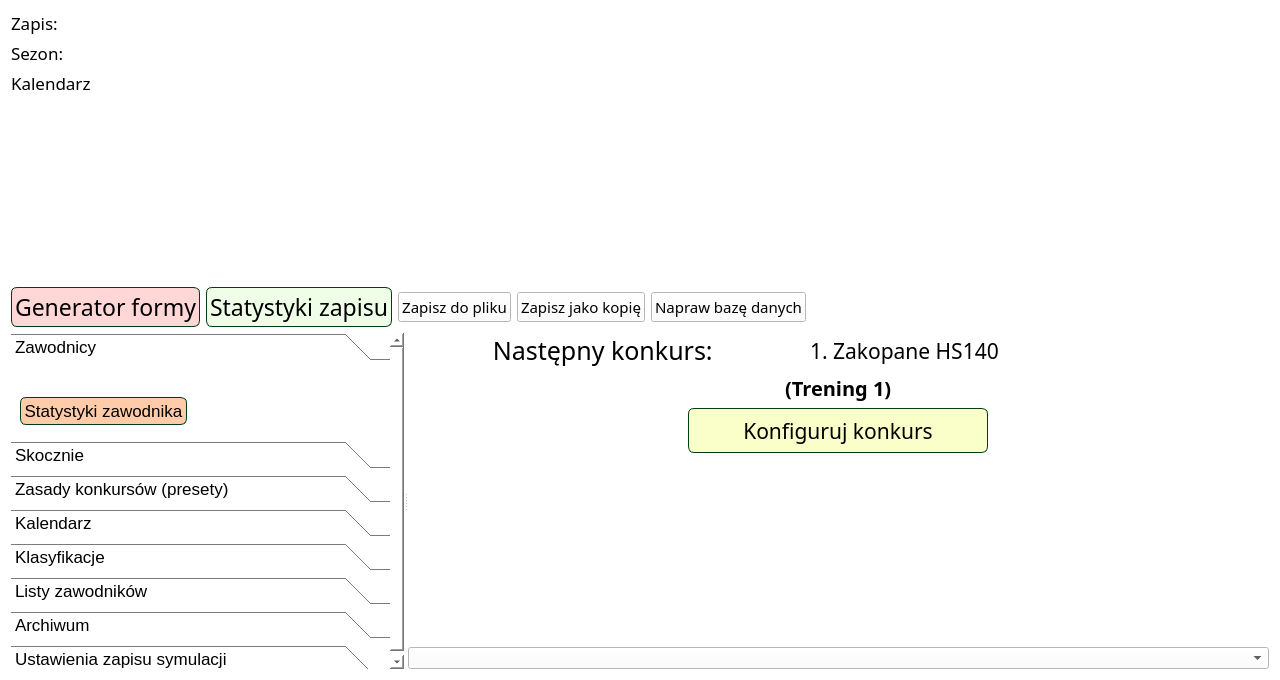
<?xml version="1.0" encoding="UTF-8"?>
<ui version="4.0">
 <class>SimulationSaveManagerWindow</class>
 <widget class="QDialog" name="SimulationSaveManagerWindow">
  <property name="geometry">
   <rect>
    <x>0</x>
    <y>0</y>
    <width>1280</width>
    <height>680</height>
   </rect>
  </property>
  <property name="windowTitle">
   <string>Zarządzanie zapisem symulacji</string>
  </property>
  <property name="styleSheet">
   <string notr="true">background-color: white; color: black;</string>
  </property>
  <layout class="QVBoxLayout" name="verticalLayout_5">
   <item>
    <layout class="QVBoxLayout" name="verticalLayout_4">
     <item>
      <layout class="QGridLayout" name="gridLayout_header">
       <item row="0" column="0" colspan="5">
        <layout class="QFormLayout" name="formLayout">
         <item row="0" column="0">
          <widget class="QLabel" name="label">
           <property name="font">
            <font>
             <family>Quicksand SemiBold</family>
             <pointsize>13</pointsize>
             <bold>false</bold>
            </font>
           </property>
           <property name="text">
            <string>Zapis:</string>
           </property>
           <property name="textFormat">
            <enum>Qt::AutoText</enum>
           </property>
          </widget>
         </item>
         <item row="1" column="0">
          <widget class="QLabel" name="label_2">
           <property name="font">
            <font>
             <family>Quicksand SemiBold</family>
             <pointsize>13</pointsize>
             <bold>false</bold>
            </font>
           </property>
           <property name="text">
            <string>Sezon:</string>
           </property>
           <property name="textFormat">
            <enum>Qt::AutoText</enum>
           </property>
          </widget>
         </item>
         <item row="0" column="1">
          <widget class="QLabel" name="label_saveName">
           <property name="font">
            <font>
             <family>Quicksand Medium</family>
             <pointsize>11</pointsize>
            </font>
           </property>
           <property name="styleSheet">
            <string notr="true">color: rgb(71, 31, 34);</string>
           </property>
           <property name="text">
            <string>&lt;save name&gt;</string>
           </property>
           <property name="textFormat">
            <enum>Qt::AutoText</enum>
           </property>
           <property name="wordWrap">
            <bool>false</bool>
           </property>
          </widget>
         </item>
         <item row="1" column="1">
          <widget class="QLabel" name="label_seasonNumber">
           <property name="font">
            <font>
             <family>Quicksand Medium</family>
             <pointsize>11</pointsize>
            </font>
           </property>
           <property name="styleSheet">
            <string notr="true">color: rgb(40, 49, 81);</string>
           </property>
           <property name="text">
            <string>&lt;season number&gt;</string>
           </property>
           <property name="textFormat">
            <enum>Qt::AutoText</enum>
           </property>
          </widget>
         </item>
         <item row="2" column="0">
          <widget class="QLabel" name="label_4">
           <property name="font">
            <font>
             <family>Quicksand SemiBold</family>
             <pointsize>13</pointsize>
            </font>
           </property>
           <property name="text">
            <string>Kalendarz</string>
           </property>
          </widget>
         </item>
         <item row="2" column="1">
          <widget class="QLabel" name="label_calendarName">
           <property name="font">
            <font>
             <family>Quicksand Medium</family>
             <pointsize>11</pointsize>
            </font>
           </property>
           <property name="styleSheet">
            <string notr="true">color: rgb(82, 69, 0);</string>
           </property>
           <property name="text">
            <string>&lt;calendar name&gt;</string>
           </property>
          </widget>
         </item>
        </layout>
       </item>
       <item row="0" column="5">
        <spacer name="horizontalSpacer_12">
         <property name="orientation">
          <enum>Qt::Horizontal</enum>
         </property>
         <property name="sizeType">
          <enum>QSizePolicy::Maximum</enum>
         </property>
         <property name="sizeHint" stdset="0">
          <size>
           <width>35</width>
           <height>20</height>
          </size>
         </property>
        </spacer>
       </item>
       <item row="1" column="0">
        <widget class="QPushButton" name="pushButton_formGenerator">
         <property name="sizePolicy">
          <sizepolicy hsizetype="Preferred" vsizetype="Preferred">
           <horstretch>0</horstretch>
           <verstretch>0</verstretch>
          </sizepolicy>
         </property>
         <property name="font">
          <font>
           <family>Quicksand</family>
           <pointsize>17</pointsize>
           <bold>false</bold>
          </font>
         </property>
         <property name="styleSheet">
          <string notr="true">QPushButton{
border: 1px solid rgb(0, 59, 23);
border-radius: 6px;
color: rgb(0, 0, 0);
background-color: rgb(255, 215, 215);
padding: 3px;
}
QPushButton:hover{
background-color: rgb(255, 228, 228);
}</string>
         </property>
         <property name="text">
          <string>Generator formy</string>
         </property>
        </widget>
       </item>
       <item row="1" column="1">
        <widget class="QPushButton" name="pushButton">
         <property name="sizePolicy">
          <sizepolicy hsizetype="Preferred" vsizetype="Preferred">
           <horstretch>0</horstretch>
           <verstretch>0</verstretch>
          </sizepolicy>
         </property>
         <property name="font">
          <font>
           <family>Quicksand</family>
           <pointsize>17</pointsize>
          </font>
         </property>
         <property name="styleSheet">
          <string notr="true">QPushButton{
border: 1px solid rgb(0, 59, 23);
border-radius: 6px;
color: rgb(0, 0, 0);
background-color: rgb(239, 255, 231);
padding: 3px;
}
QPushButton:hover{
background-color: rgb(249, 255, 241);
}</string>
         </property>
         <property name="text">
          <string>Statystyki zapisu</string>
         </property>
        </widget>
       </item>
       <item row="1" column="2">
        <widget class="QPushButton" name="pushButton_saveToFile">
         <property name="font">
          <font>
           <family>Quicksand</family>
           <pointsize>11</pointsize>
          </font>
         </property>
         <property name="text">
          <string>Zapisz do pliku</string>
         </property>
        </widget>
       </item>
       <item row="1" column="3">
        <widget class="QPushButton" name="pushButton_saveAsCopy">
         <property name="font">
          <font>
           <family>Quicksand</family>
           <pointsize>11</pointsize>
          </font>
         </property>
         <property name="text">
          <string>Zapisz jako kopię</string>
         </property>
        </widget>
       </item>
       <item row="1" column="4">
        <widget class="QPushButton" name="pushButton_repairDatabase">
         <property name="font">
          <font>
           <family>Quicksand</family>
           <pointsize>11</pointsize>
          </font>
         </property>
         <property name="text">
          <string>Napraw bazę danych</string>
         </property>
        </widget>
       </item>
       <item row="1" column="5">
        <spacer name="horizontalSpacer_11">
         <property name="orientation">
          <enum>Qt::Horizontal</enum>
         </property>
         <property name="sizeHint" stdset="0">
          <size>
           <width>40</width>
           <height>20</height>
          </size>
         </property>
        </spacer>
       </item>
      </layout>
     </item>
     <item>
      <widget class="QSplitter" name="splitter_manager">
       <property name="orientation">
        <enum>Qt::Horizontal</enum>
       </property>
       <property name="childrenCollapsible">
        <bool>false</bool>
       </property>
       <widget class="QScrollArea" name="scrollArea_workspace">
        <property name="frameShape">
         <enum>QFrame::NoFrame</enum>
        </property>
        <property name="widgetResizable">
         <bool>true</bool>
        </property>
        <widget class="QWidget" name="scrollAreaWidgetContents_workspace">
         <property name="geometry">
          <rect>
           <x>0</x>
           <y>0</y>
           <width>920</width>
           <height>560</height>
          </rect>
         </property>
         <layout class="QVBoxLayout" name="verticalLayout_workspace">
          <property name="leftMargin">
           <number>0</number>
          </property>
          <property name="topMargin">
           <number>0</number>
          </property>
          <property name="rightMargin">
           <number>0</number>
          </property>
          <property name="bottomMargin">
           <number>0</number>
          </property>
          <item>
           <widget class="QToolBox" name="toolBox">
         <property name="sizePolicy">
          <sizepolicy hsizetype="Expanding" vsizetype="Preferred">
           <horstretch>0</horstretch>
           <verstretch>0</verstretch>
          </sizepolicy>
         </property>
         <property name="font">
          <font>
           <family>Ubuntu</family>
           <pointsize>13</pointsize>
          </font>
         </property>
         <property name="currentIndex">
          <number>0</number>
         </property>
         <widget class="QWidget" name="page_jumpers">
          <property name="geometry">
           <rect>
            <x>0</x>
            <y>0</y>
            <width>845</width>
            <height>632</height>
           </rect>
          </property>
          <attribute name="label">
           <string>Zawodnicy</string>
          </attribute>
          <layout class="QVBoxLayout" name="verticalLayout_13">
           <item>
            <layout class="QVBoxLayout" name="verticalLayout_11">
             <property name="spacing">
              <number>4</number>
             </property>
             <item>
              <layout class="QHBoxLayout" name="horizontalLayout">
               <item>
                <layout class="QVBoxLayout" name="verticalLayout_jumpersList"/>
               </item>
               <item>
                <spacer name="horizontalSpacer">
                 <property name="orientation">
                  <enum>Qt::Horizontal</enum>
                 </property>
                 <property name="sizeHint" stdset="0">
                  <size>
                   <width>40</width>
                   <height>20</height>
                  </size>
                 </property>
                </spacer>
               </item>
               <item>
                <layout class="QVBoxLayout" name="verticalLayout_jumperEditor"/>
               </item>
              </layout>
             </item>
             <item>
              <widget class="QPushButton" name="pushButton_jumperStats">
               <property name="sizePolicy">
                <sizepolicy hsizetype="Maximum" vsizetype="Maximum">
                 <horstretch>0</horstretch>
                 <verstretch>0</verstretch>
                </sizepolicy>
               </property>
               <property name="font">
                <font>
                 <pointsize>13</pointsize>
                </font>
               </property>
               <property name="styleSheet">
                <string notr="true">QPushButton{
border: 1px solid rgb(0, 59, 23);
border-radius: 6px;
padding: 3px;
color: rgb(0, 0, 0);
background-color:rgb(255, 203, 169);
}
QPushButton:hover{
background-color: rgb(255, 223, 189);
}</string>
               </property>
               <property name="text">
                <string>Statystyki zawodnika</string>
               </property>
              </widget>
             </item>
            </layout>
           </item>
          </layout>
         </widget>
         <widget class="QWidget" name="page_hills">
          <property name="geometry">
           <rect>
            <x>0</x>
            <y>0</y>
            <width>845</width>
            <height>632</height>
           </rect>
          </property>
          <attribute name="label">
           <string>Skocznie</string>
          </attribute>
          <layout class="QVBoxLayout" name="verticalLayout_2">
           <item>
            <layout class="QHBoxLayout" name="horizontalLayout_3">
             <item>
              <layout class="QVBoxLayout" name="verticalLayout_hillsList"/>
             </item>
             <item>
              <spacer name="horizontalSpacer_5">
               <property name="orientation">
                <enum>Qt::Horizontal</enum>
               </property>
               <property name="sizeHint" stdset="0">
                <size>
                 <width>40</width>
                 <height>20</height>
                </size>
               </property>
              </spacer>
             </item>
             <item>
              <layout class="QVBoxLayout" name="verticalLayout_hillEditor"/>
             </item>
            </layout>
           </item>
          </layout>
         </widget>
         <widget class="QWidget" name="page_rules">
          <property name="geometry">
           <rect>
            <x>0</x>
            <y>0</y>
            <width>845</width>
            <height>632</height>
           </rect>
          </property>
          <attribute name="label">
           <string>Zasady konkursów (presety)</string>
          </attribute>
          <layout class="QVBoxLayout" name="verticalLayout_3">
           <item>
            <layout class="QHBoxLayout" name="horizontalLayout_4">
             <item>
              <layout class="QVBoxLayout" name="verticalLayout_rulesList"/>
             </item>
             <item>
              <spacer name="horizontalSpacer_6">
               <property name="orientation">
                <enum>Qt::Horizontal</enum>
               </property>
               <property name="sizeHint" stdset="0">
                <size>
                 <width>40</width>
                 <height>20</height>
                </size>
               </property>
              </spacer>
             </item>
             <item>
              <layout class="QVBoxLayout" name="verticalLayout_rulesEditor"/>
             </item>
            </layout>
           </item>
          </layout>
         </widget>
         <widget class="QWidget" name="page_calendar">
          <property name="geometry">
           <rect>
            <x>0</x>
            <y>0</y>
            <width>845</width>
            <height>632</height>
           </rect>
          </property>
          <attribute name="label">
           <string>Kalendarz</string>
          </attribute>
          <layout class="QHBoxLayout" name="horizontalLayout_9" stretch="0,0,1">
           <property name="leftMargin">
            <number>2</number>
           </property>
           <property name="topMargin">
            <number>2</number>
           </property>
           <property name="rightMargin">
            <number>2</number>
           </property>
           <property name="bottomMargin">
            <number>2</number>
           </property>
           <item>
            <layout class="QVBoxLayout" name="verticalLayout_calendarsListView">
             <item>
              <widget class="QTextEdit" name="textEdit_calendarsListShortcuts">
               <property name="sizePolicy">
                <sizepolicy hsizetype="Maximum" vsizetype="Maximum">
                 <horstretch>0</horstretch>
                 <verstretch>0</verstretch>
                </sizepolicy>
               </property>
               <property name="maximumSize">
                <size>
                 <width>16777215</width>
                 <height>78</height>
                </size>
               </property>
               <property name="font">
                <font>
                 <pointsize>11</pointsize>
                </font>
               </property>
               <property name="styleSheet">
                <string notr="true">background: transparent; border: none; color: black;</string>
               </property>
               <property name="documentTitle">
                <string/>
               </property>
               <property name="html">
                <string>&lt;!DOCTYPE HTML PUBLIC &quot;-//W3C//DTD HTML 4.0//EN&quot; &quot;http://www.w3.org/TR/REC-html40/strict.dtd&quot;&gt;
&lt;html&gt;&lt;head&gt;&lt;meta name=&quot;qrichtext&quot; content=&quot;1&quot; /&gt;&lt;meta charset=&quot;utf-8&quot; /&gt;&lt;style type=&quot;text/css&quot;&gt;
p, li { white-space: pre-wrap; }
hr { height: 1px; border-width: 0; }
li.unchecked::marker { content: &quot;\2610&quot;; }
li.checked::marker { content: &quot;\2612&quot;; }
&lt;/style&gt;&lt;/head&gt;&lt;body style=&quot; font-family:'Segoe UI'; font-size:11pt; font-weight:400; font-style:normal;&quot;&gt;
&lt;p style=&quot; margin-top:0px; margin-bottom:0px; margin-left:0px; margin-right:0px; -qt-block-indent:0; text-indent:0px;&quot;&gt;&lt;span style=&quot; font-family:'Ubuntu'; font-weight:700;&quot;&gt;Ctrl+Shift+A&lt;/span&gt;&lt;span style=&quot; font-family:'Ubuntu';&quot;&gt; --&amp;gt; Dodaj (Tylko przy edycji bazy danych)&lt;/span&gt;&lt;/p&gt;
&lt;p style=&quot; margin-top:0px; margin-bottom:0px; margin-left:0px; margin-right:0px; -qt-block-indent:0; text-indent:0px;&quot;&gt;&lt;span style=&quot; font-family:'Ubuntu'; font-weight:700;&quot;&gt;Ctrl+Shift+D&lt;/span&gt;&lt;span style=&quot; font-family:'Ubuntu';&quot;&gt; --&amp;gt; Usuwanie&lt;/span&gt;&lt;/p&gt;
&lt;p style=&quot; margin-top:0px; margin-bottom:0px; margin-left:0px; margin-right:0px; -qt-block-indent:0; text-indent:0px;&quot;&gt;&lt;span style=&quot; font-family:'Ubuntu'; font-weight:700;&quot;&gt;Ctrl+Shift+Strzałki&lt;/span&gt;&lt;span style=&quot; font-family:'Ubuntu';&quot;&gt; --&amp;gt; Przesuwaj&lt;/span&gt;&lt;/p&gt;&lt;/body&gt;&lt;/html&gt;</string>
               </property>
               <property name="textInteractionFlags">
                <set>Qt::NoTextInteraction</set>
               </property>
              </widget>
             </item>
             <item>
              <widget class="QLineEdit" name="lineEdit_calendarName">
               <property name="minimumSize">
                <size>
                 <width>120</width>
                 <height>0</height>
                </size>
               </property>
               <property name="placeholderText">
                <string>Nazwa kalendarza</string>
               </property>
              </widget>
             </item>
             <item>
              <spacer name="verticalSpacer_3">
               <property name="orientation">
                <enum>Qt::Vertical</enum>
               </property>
               <property name="sizeHint" stdset="0">
                <size>
                 <width>20</width>
                 <height>40</height>
                </size>
               </property>
              </spacer>
             </item>
            </layout>
           </item>
           <item>
            <spacer name="horizontalSpacer_13">
             <property name="orientation">
              <enum>Qt::Horizontal</enum>
             </property>
             <property name="sizeType">
              <enum>QSizePolicy::Maximum</enum>
             </property>
             <property name="sizeHint" stdset="0">
              <size>
               <width>5</width>
               <height>20</height>
              </size>
             </property>
            </spacer>
           </item>
           <item>
            <layout class="QVBoxLayout" name="verticalLayout_calendar"/>
           </item>
          </layout>
         </widget>
         <widget class="QWidget" name="page_classifications">
          <property name="geometry">
           <rect>
            <x>0</x>
            <y>0</y>
            <width>845</width>
            <height>632</height>
           </rect>
          </property>
          <attribute name="label">
           <string>Klasyfikacje</string>
          </attribute>
          <layout class="QVBoxLayout" name="verticalLayout_7">
           <item>
            <layout class="QHBoxLayout" name="horizontalLayout_5">
             <item>
              <layout class="QVBoxLayout" name="verticalLayout_classificationsList"/>
             </item>
             <item>
              <spacer name="horizontalSpacer_7">
               <property name="orientation">
                <enum>Qt::Horizontal</enum>
               </property>
               <property name="sizeHint" stdset="0">
                <size>
                 <width>40</width>
                 <height>20</height>
                </size>
               </property>
              </spacer>
             </item>
             <item>
              <layout class="QVBoxLayout" name="verticalLayout_classificationEditor"/>
             </item>
            </layout>
           </item>
          </layout>
         </widget>
         <widget class="QWidget" name="page_jumpersLists">
          <property name="geometry">
           <rect>
            <x>0</x>
            <y>0</y>
            <width>845</width>
            <height>632</height>
           </rect>
          </property>
          <attribute name="label">
           <string>Listy zawodników</string>
          </attribute>
          <layout class="QVBoxLayout" name="verticalLayout_16">
           <item>
            <layout class="QVBoxLayout" name="verticalLayout_jumpersListsListView"/>
           </item>
          </layout>
         </widget>
         <widget class="QWidget" name="page">
          <property name="geometry">
           <rect>
            <x>0</x>
            <y>0</y>
            <width>845</width>
            <height>632</height>
           </rect>
          </property>
          <attribute name="label">
           <string>Archiwum</string>
          </attribute>
          <layout class="QVBoxLayout" name="verticalLayout_9">
           <item>
            <layout class="QHBoxLayout" name="horizontalLayout_11">
             <item>
              <widget class="QComboBox" name="comboBox_archiveSeason">
               <property name="sizePolicy">
                <sizepolicy hsizetype="Maximum" vsizetype="Fixed">
                 <horstretch>0</horstretch>
                 <verstretch>0</verstretch>
                </sizepolicy>
               </property>
               <item>
                <property name="text">
                 <string>2024</string>
                </property>
               </item>
              </widget>
             </item>
             <item>
              <widget class="QComboBox" name="comboBox_archiveCalendar">
               <property name="sizePolicy">
                <sizepolicy hsizetype="Maximum" vsizetype="Fixed">
                 <horstretch>0</horstretch>
                 <verstretch>0</verstretch>
                </sizepolicy>
               </property>
               <item>
                <property name="text">
                 <string>LGP</string>
                </property>
               </item>
               <item>
                <property name="text">
                 <string>WC</string>
                </property>
               </item>
              </widget>
             </item>
             <item>
              <spacer name="horizontalSpacer_14">
               <property name="orientation">
                <enum>Qt::Horizontal</enum>
               </property>
               <property name="sizeHint" stdset="0">
                <size>
                 <width>40</width>
                 <height>20</height>
                </size>
               </property>
              </spacer>
             </item>
            </layout>
           </item>
           <item>
            <widget class="QToolBox" name="toolBox_2">
             <property name="currentIndex">
              <number>1</number>
             </property>
             <widget class="QWidget" name="page_2">
              <property name="geometry">
               <rect>
                <x>0</x>
                <y>0</y>
                <width>88</width>
                <height>88</height>
               </rect>
              </property>
              <attribute name="label">
               <string>Konkursy</string>
              </attribute>
              <layout class="QVBoxLayout" name="verticalLayout_12">
               <item>
                <widget class="QListView" name="listView_competitionsArchive"/>
               </item>
              </layout>
             </widget>
             <widget class="QWidget" name="page_3">
              <property name="geometry">
               <rect>
                <x>0</x>
                <y>0</y>
                <width>827</width>
                <height>522</height>
               </rect>
              </property>
              <attribute name="label">
               <string>Klasyfikacje</string>
              </attribute>
              <layout class="QVBoxLayout" name="verticalLayout_10">
               <item>
                <layout class="QHBoxLayout" name="horizontalLayout_classificationsArchive" stretch="1,1">
                 <item>
                  <widget class="QListView" name="listView_classificationsArchive"/>
                 </item>
                 <item>
                  <layout class="QVBoxLayout" name="verticalLayout_archiveClassificationResults"/>
                 </item>
                </layout>
               </item>
              </layout>
             </widget>
            </widget>
           </item>
          </layout>
         </widget>
         <widget class="QWidget" name="page_saveSettings">
          <property name="geometry">
           <rect>
            <x>0</x>
            <y>0</y>
            <width>845</width>
            <height>632</height>
           </rect>
          </property>
          <attribute name="label">
           <string>Ustawienia zapisu symulacji</string>
          </attribute>
          <layout class="QVBoxLayout" name="verticalLayout_15">
           <item>
            <layout class="QVBoxLayout" name="verticalLayout_14">
             <item>
              <widget class="QCheckBox" name="checkBox_showForm">
               <property name="text">
                <string>Pokaż formę zawodników</string>
               </property>
               <property name="checked">
                <bool>true</bool>
               </property>
              </widget>
             </item>
             <item>
              <widget class="QCheckBox" name="checkBox_showInstability">
               <property name="text">
                <string>Pokaż niestabilność formy zawodników</string>
               </property>
              </widget>
             </item>
             <item>
              <widget class="QCheckBox" name="checkBox_compactSaveFile">
               <property name="text">
                <string>Zmniejsz rozmiar zapisu kosztem czytelności pliku</string>
               </property>
               <property name="checked">
                <bool>false</bool>
               </property>
              </widget>
             </item>
            </layout>
           </item>
           <item>
            <spacer name="verticalSpacer_2">
             <property name="orientation">
              <enum>Qt::Vertical</enum>
             </property>
             <property name="sizeHint" stdset="0">
              <size>
               <width>20</width>
               <height>563</height>
              </size>
             </property>
            </spacer>
           </item>
          </layout>
         </widget>
           </widget>
          </item>
         </layout>
        </widget>
       </widget>
       <widget class="QWidget" name="panel_nextCompetition">
        <layout class="QVBoxLayout" name="verticalLayout_nextCompetitionPanel">
         <property name="leftMargin">
          <number>0</number>
         </property>
         <property name="topMargin">
          <number>0</number>
         </property>
         <property name="rightMargin">
          <number>0</number>
         </property>
         <property name="bottomMargin">
          <number>0</number>
         </property>
         <item>
          <layout class="QVBoxLayout" name="verticalLayout_6" stretch="0,1,0">
         <item>
          <layout class="QVBoxLayout" name="verticalLayout">
           <item>
            <layout class="QHBoxLayout" name="horizontalLayout_6">
             <item>
              <widget class="QLabel" name="label_3">
               <property name="sizePolicy">
                <sizepolicy hsizetype="Preferred" vsizetype="Preferred">
                 <horstretch>0</horstretch>
                 <verstretch>0</verstretch>
                </sizepolicy>
               </property>
               <property name="minimumSize">
                <size>
                 <width>0</width>
                 <height>31</height>
                </size>
               </property>
               <property name="maximumSize">
                <size>
                 <width>16777215</width>
                 <height>31</height>
                </size>
               </property>
               <property name="font">
                <font>
                 <family>Quicksand SemiBold</family>
                 <pointsize>19</pointsize>
                </font>
               </property>
               <property name="styleSheet">
                <string notr="true"/>
               </property>
               <property name="text">
                <string>Następny konkurs: </string>
               </property>
               <property name="alignment">
                <set>Qt::AlignCenter</set>
               </property>
              </widget>
             </item>
             <item>
              <widget class="QLabel" name="label_nextCompetitionIndexAndHill">
               <property name="sizePolicy">
                <sizepolicy hsizetype="Preferred" vsizetype="Preferred">
                 <horstretch>0</horstretch>
                 <verstretch>0</verstretch>
                </sizepolicy>
               </property>
               <property name="minimumSize">
                <size>
                 <width>0</width>
                 <height>31</height>
                </size>
               </property>
               <property name="maximumSize">
                <size>
                 <width>16777215</width>
                 <height>31</height>
                </size>
               </property>
               <property name="font">
                <font>
                 <family>Quicksand</family>
                 <pointsize>16</pointsize>
                </font>
               </property>
               <property name="text">
                <string>1. Zakopane HS140</string>
               </property>
              </widget>
             </item>
             <item>
              <spacer name="horizontalSpacer_10">
               <property name="orientation">
                <enum>Qt::Horizontal</enum>
               </property>
               <property name="sizeType">
                <enum>QSizePolicy::Maximum</enum>
               </property>
               <property name="sizeHint" stdset="0">
                <size>
                 <width>8</width>
                 <height>20</height>
                </size>
               </property>
              </spacer>
             </item>
             <item>
              <widget class="QLabel" name="label_hillFlag">
               <property name="minimumSize">
                <size>
                 <width>50</width>
                 <height>35</height>
                </size>
               </property>
               <property name="maximumSize">
                <size>
                 <width>50</width>
                 <height>35</height>
                </size>
               </property>
               <property name="font">
                <font>
                 <family>Quicksand</family>
                 <pointsize>12</pointsize>
                </font>
               </property>
               <property name="text">
                <string>&lt;Flaga&gt;</string>
               </property>
              </widget>
             </item>
            </layout>
           </item>
           <item>
            <layout class="QHBoxLayout" name="horizontalLayout_7">
             <item>
              <spacer name="horizontalSpacer_2">
               <property name="orientation">
                <enum>Qt::Horizontal</enum>
               </property>
               <property name="sizeHint" stdset="0">
                <size>
                 <width>40</width>
                 <height>20</height>
                </size>
               </property>
              </spacer>
             </item>
             <item>
              <widget class="QLabel" name="label_serieTypeAndTrainingIndex">
               <property name="font">
                <font>
                 <family>Quicksand</family>
                 <pointsize>15</pointsize>
                 <bold>true</bold>
                </font>
               </property>
               <property name="text">
                <string>(Trening 1)</string>
               </property>
              </widget>
             </item>
             <item>
              <spacer name="horizontalSpacer_3">
               <property name="orientation">
                <enum>Qt::Horizontal</enum>
               </property>
               <property name="sizeHint" stdset="0">
                <size>
                 <width>40</width>
                 <height>20</height>
                </size>
               </property>
              </spacer>
             </item>
            </layout>
           </item>
           <item>
            <layout class="QHBoxLayout" name="horizontalLayout_8">
             <item>
              <spacer name="horizontalSpacer_4">
               <property name="orientation">
                <enum>Qt::Horizontal</enum>
               </property>
               <property name="sizeType">
                <enum>QSizePolicy::Maximum</enum>
               </property>
               <property name="sizeHint" stdset="0">
                <size>
                 <width>70</width>
                 <height>20</height>
                </size>
               </property>
              </spacer>
             </item>
             <item>
              <widget class="QPushButton" name="pushButton_competitionConfig">
               <property name="sizePolicy">
                <sizepolicy hsizetype="Preferred" vsizetype="Preferred">
                 <horstretch>0</horstretch>
                 <verstretch>0</verstretch>
                </sizepolicy>
               </property>
               <property name="minimumSize">
                <size>
                 <width>300</width>
                 <height>45</height>
                </size>
               </property>
               <property name="maximumSize">
                <size>
                 <width>300</width>
                 <height>45</height>
                </size>
               </property>
               <property name="font">
                <font>
                 <family>Quicksand</family>
                 <pointsize>16</pointsize>
                </font>
               </property>
               <property name="focusPolicy">
                <enum>Qt::StrongFocus</enum>
               </property>
               <property name="styleSheet">
                <string notr="true">QPushButton{
border: 1px solid rgb(0, 59, 23);
border-radius: 6px;
color: rgb(0, 0, 0);
background-color: rgb(250, 255, 202);
}
QPushButton:hover{
background-color: rgb(255, 255, 222);
}</string>
               </property>
               <property name="text">
                <string>Konfiguruj konkurs</string>
               </property>
              </widget>
             </item>
             <item>
              <spacer name="horizontalSpacer_8">
               <property name="orientation">
                <enum>Qt::Horizontal</enum>
               </property>
               <property name="sizeType">
                <enum>QSizePolicy::Maximum</enum>
               </property>
               <property name="sizeHint" stdset="0">
                <size>
                 <width>70</width>
                 <height>20</height>
                </size>
               </property>
              </spacer>
             </item>
            </layout>
           </item>
          </layout>
         </item>
         <item>
          <spacer name="verticalSpacer">
           <property name="orientation">
            <enum>Qt::Vertical</enum>
           </property>
           <property name="sizeHint" stdset="0">
            <size>
             <width>20</width>
             <height>40</height>
            </size>
           </property>
          </spacer>
         </item>
         <item>
          <layout class="QVBoxLayout" name="verticalLayout_classificationResults">
           <item>
            <widget class="QComboBox" name="comboBox_classifications">
             <property name="sizePolicy">
              <sizepolicy hsizetype="Expanding" vsizetype="Maximum">
               <horstretch>0</horstretch>
               <verstretch>0</verstretch>
              </sizepolicy>
             </property>
             <property name="styleSheet">
              <string notr="true">color: black;</string>
             </property>
            </widget>
           </item>
          </layout>
         </item>
          </layout>
         </item>
        </layout>
       </widget>
      </widget>
     </item>
    </layout>
   </item>
  </layout>
 </widget>
 <resources/>
 <connections/>
</ui>
